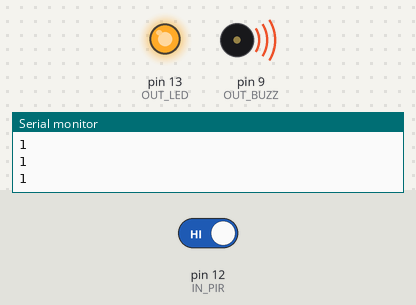
This sketch was run on a simulated Arduino Uno, built with avr-gcc and run on an emulated ATmega328P. Parts: output pins drawn as LEDs (lit = HIGH), buzzer (waves = sounding), the last lines printed to the serial monitor. The inputs (shaded band) are chosen by the test bench; at power-on: pin 12 (IN_PIR) HIGH.

Above: at 1.2 s.
1.3 s: pin 12 (IN_PIR) driven LOW
At 2.5 s:
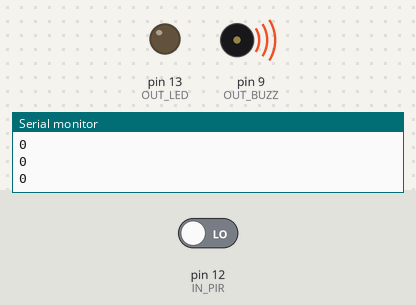
2.9 s: pin 12 (IN_PIR) driven HIGH
At 3.8 s:
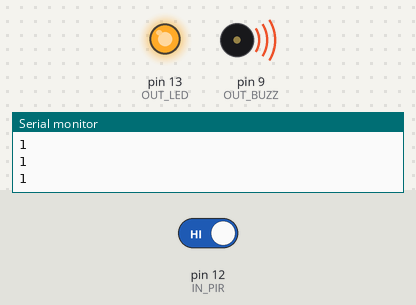
Timing chart, 0 to 5.9 s (numbered marks = the images above; inputs shaded):
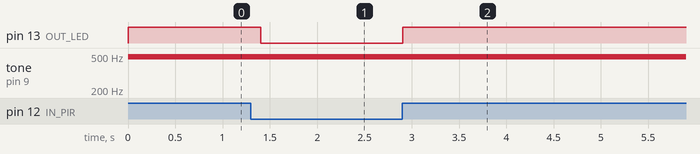

The sketch:

ArduinoIntegrated.ino
```cpp
/*
 PIN 12 - INPUT - PIR
 PIN 9 - PWM OUTPUT - BUZZ
 PIN 13 - INTERNAL LIGHT

 */

///////////////PINS
int OUT_BUZZ = 9;
int IN_PIR = 12;
int OUT_LED = 13;
//////////////


void setup() {
  //start serial connection
  Serial.begin(9600);
  //configure pin2 as an input and enable the internal pull-up resistor
  pinMode(IN_PIR, INPUT_PULLUP);
  pinMode(OUT_LED, OUTPUT);
  pinMode(OUT_BUZZ, OUTPUT);
}

void loop() {
  //read the pushbutton value into a variable
  int sensorVal = digitalRead(IN_PIR);
  //print out the value of the pushbutton
  Serial.println(sensorVal);

  if (sensorVal == LOW) {
    digitalWrite(OUT_LED, LOW);
  }
  else {
    digitalWrite(OUT_LED, HIGH);
    beep(100);
  }
}

void beep(unsigned char delayms){
  analogWrite(OUT_BUZZ, 100);      // Almost any value can be used except 0 and 255
                           // experiment to get the best tone
  delay(delayms);          // wait for a delayms ms
  analogWrite(OUT_BUZZ, 0);       // 0 turns it off
  delay(delayms);          // wait for a delayms ms
}
```

Measured:
- after the input at 1.3 s, pin 13 (OUT_LED): HIGH → LOW after 0.10 s
- after the input at 2.9 s, pin 13 (OUT_LED): LOW → HIGH at once
